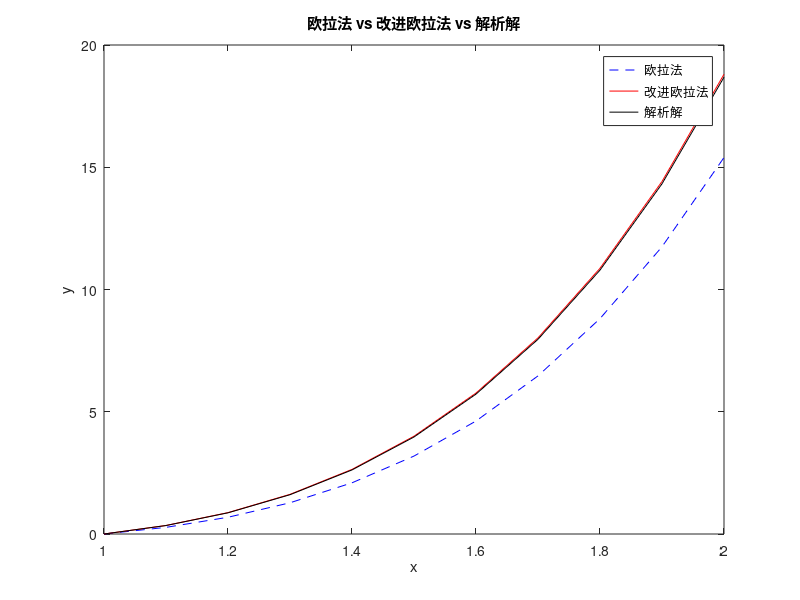
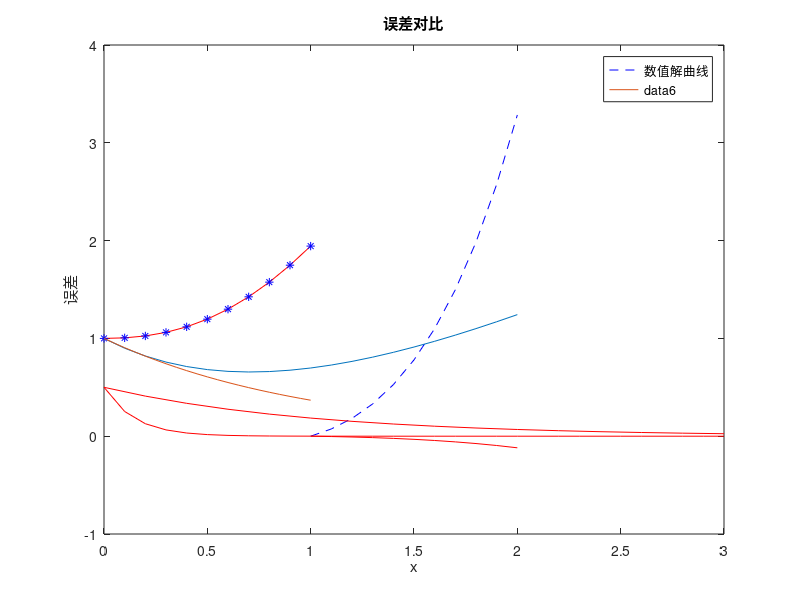

Write the MATLAB code that produced these figures, in order.
%% 1
% 欧拉法
clc,clear
y0 = 1;
N = 10; h =2/N;f = @(x, y)x^2-y;
y_1 = zeros(1, N+1); y_1(1)=y0;
y_modify = y_1;
x = (0:N)*h;  %避免浮点数误差的累积 0:h:2
for i=1:N
    fi = f(x(i), y_1(i));
    fi_modify =  f(x(i), y_modify(i));  %分开写
    y_pred = y_modify(i)+h*fi_modify;
    y_1(i+1) = y_1(i)+h*fi;
    y_modify(i+1) = y_modify(i)+h/2*(fi_modify+f(x(i+1),y_pred));
end
[xs,ys] = ode45(f, [0 2], 1);
plot(x, y_1,'b--', x,y_modify,'r-', xs, ys)
legend('欧拉法','改进欧拉法','真解')
% 分割数据
half_idx = ceil(N/ 2+1); 

% 打印结果表格
fprintf('x_i(左) | 欧拉法 (左)   |改进欧拉法 (左) ||  x_i (右)| 欧拉法 (右)    | 改进欧拉法 (右)\n');
fprintf('----------------------------------------------------------------------------------------\n');
for i = 1:half_idx
    if i + half_idx <= N+1
        fprintf('%6.4f  |  %10.6f  |  %10.6f  ||  %6.4f  |  %10.6f  |  %10.6f\n', ...
            x(i), y_1(i), y_modify(i), ...
            x(i + half_idx), y_1(i + half_idx), y_modify(i + half_idx));
    else
        fprintf('%6.4f  |  %10.6f  |  %10.6f\n', ...
            x(i), y_1(i), y_modify(i));
    end
end
%% 2
clc,clear
N = 10;h = (2-1)/N;
x = 1+(0:N)*h;
y_1 = zeros(1, N+1);
y_1(1) = 0;y_trap = y_1;
yx = @(x)x.^2.*(exp(x)-exp(1));
f = @(x, y)2*y/x+x^2*exp(x);
for i=1:N
    fi = f(x(i), y_1(i));
    y_1(i+1) = y_1(i)+h*fi;
    % 隐式方法，解非线性方程 第二章
    func = @(u)u-y_trap(i)-h/2*(f(x(i), y_trap(i))+f(x(i+1), u));
    y_trap(i+1) = fzero(func, y_1(i+1));
end
y_true = yx(x);
%y_true = ode45(f, [1 2], 0);
err_1 = y_true - y_1; % 欧拉法误差
err_trap = y_true - y_trap; % 梯形法误差
%打印表格
fprintf('  x_i     | 欧拉法    | 梯形法    | 精确解    | 欧拉法误差  | 梯形法误差\n');
fprintf('--------------------------------------------------------------------------\n');
for i = 1:N+1
    fprintf('%6.4f  | %10.6f | %10.6f | %10.6f | %10.6f | %10.6f\n', ...
            x(i), y_1(i), y_trap(i), y_true(i), err_1(i), err_trap(i));
end

% 画图
figure(1)
plot(x, y_1, 'b--', x, y_trap, 'r-', x, y_true, 'k-');
legend('欧拉法', '改进欧拉法', '解析解');
title('欧拉法 vs 改进欧拉法 vs 解析解');
xlabel('x'); ylabel('y');

figure(2)
plot(x, err_1, 'b--', x, err_trap, 'r-');
legend('欧拉法误差', '改进欧拉法误差');
title('误差对比');
xlabel('x'); ylabel('误差');

%%  3
%%%%%%%%%%%%%%%%%%%%%%%%%%%%%%%%%%%%%%%%%%%%%%%%%%%%%%%%%%%
clc, clear
for j=1:2
    N = 15*2^(j-1); h = 3/N;
    x = 0+(0:N)*h;y = zeros(1, N+1);
    y(1) = 0.5;
    f = @(x,y)-9*y;
    for i=1:N
        fi = f(x(i), y(i));
        y_pred = y(i)+h* fi;
        y(i+1) = y(i)+h/2*(f(x(i+1),y_pred)+fi);
    end
    hold on
    plot(x, y, '-r')
    y_true = 0.5*exp(-6*x);
    err = norm(y_true(1:2^j:end)-y(1:2^j:end), 2);
    disp(['步长为0.', num2str(3-j), '时，整体误差为',num2str(err)])
end
%%   4
clc, clear
f = @(x, y)-x*y+2*x^2+2*x;
N = 10; h =1/N;
x = 0+(0:N)*h;  %避免浮点数误差的累积
y = zeros(1, N+1); y(1)=1;
y_gill = y;
for i=1:N
    k1 = f(x(i), y(i));k1_gill = f(x(i), y_gill(i));
    k2 = f(x(i)+h/2, y(i)+h*k1/2);k2_gill = f(x(i)+h/2, y_gill(i)+h*k1_gill/2);
    % k1, k2取法相同
    k3 = f(x(i)+h/2, y(i)+h*k2/2);k3_gill = f(x(i)+h/2, y_gill(i)+(sqrt(2)-1)/2*h*k1_gill+(2-sqrt(2))/2*h*k2_gill);
    % gill公式较于RK4斜率的取法不同
  
    k4 = f(x(i+1), y(i)+h*k3);k4_gill = f(x(i+1), y_gill(i)-sqrt(2)/2*h*k2_gill+(2+sqrt(2))/2*h*k3_gill);
    y(i+1) = y(i)+h*(k1+2*k2+2*k3+k4)/6;
    y_gill(i+1) = y_gill(i)+h*(k1_gill+(2-sqrt(2))*k2_gill+(2+sqrt(2))*k3_gill+k4_gill)/6;
end
plot(x, y, '-r',x, y_gill, '*b')
legend('RK4','Gill')
u_true = ode45(f, [0 1], 1).y;
%% 5
clc,clear
N = 20;h = 2/N;
x = 0+h*(0:N);y = zeros(1, N+1);
y(1)=1;
f = @(x, y)-y+x;
for i=1:N
    fi = f(x(i), y(i));
    y(i+1) = y(i)+h*fi;
end
plot(x, y)
legend('数值解曲线')
x_vertify = [0.5, 1.0, 1.5];
y_true = @(x)x-1+2*exp(-x);
index = [1+0.5/h, 1+1.0/h, 1+1.5/h];
% 局部截断误差
taun = abs(y_true(x_vertify)-y_true(x_vertify-h)-h*(f(x(index-1), y_true(x_vertify-h))));
disp(['局部截断误差分别是', num2str(taun)])
% 整体截断误差
e_n = abs(y_true(x_vertify)-y(index));
disp(['整体截断误差分别是',num2str(e_n)])
%% 6
N = 20; h=1/N;
x = 0+h*(0:N);y = zeros(1, N+1);
y(1) = 1;
f = @(x, y)-y;
for i=1:N
    fi = f(x(i), y(i));
    y_pred = y(i)+h*fi;
    y(i+1) = y(i)+h/2*(fi+f(x(i+1),y_pred));
end
plot(x, y)
% 取蓟县,exp(-nh)


